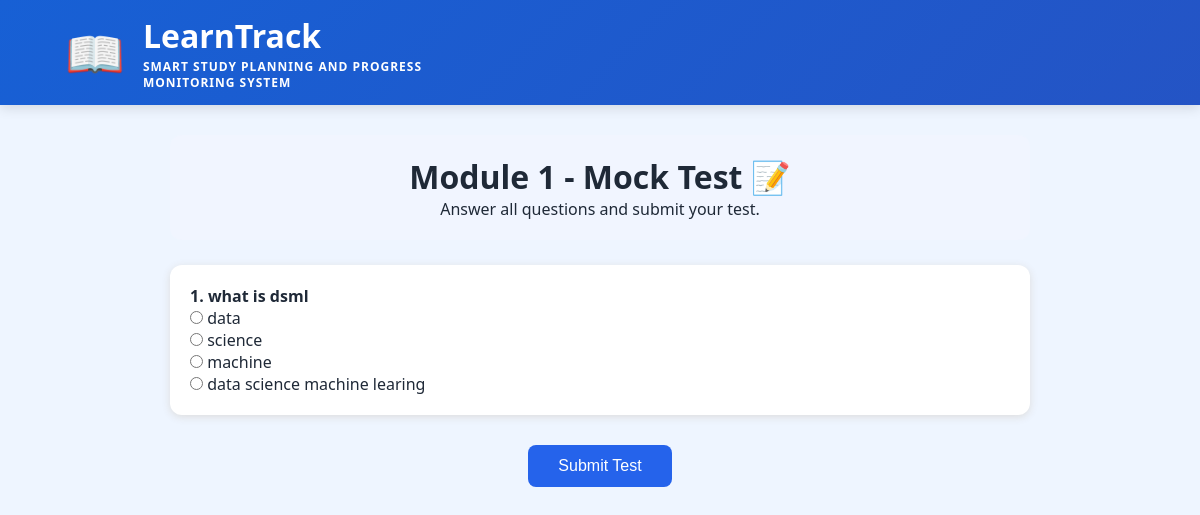
/mock-test/11/, run on the app's committed database.
### core/models.py (models this page shows, shortened)
class Module(models.Model):
    syllabus = models.ForeignKey(
        Syllabus,
        on_delete=models.CASCADE,
        related_name='modules'
    )
    module_number = models.IntegerField()
    topics = models.JSONField(default=list)

class MCQ(models.Model):
    module = models.ForeignKey(
        Module,
        on_delete=models.CASCADE,
        related_name='mcqs'
    )
    question = models.TextField()
    option1 = models.CharField(max_length=255)
    option2 = models.CharField(max_length=255)
    option3 = models.CharField(max_length=255)
    option4 = models.CharField(max_length=255)
    correct_answer = models.CharField(max_length=255)

### core/views.py (the view, shortened to what this page needs)
# urls.py: path('mock-test/<int:module_id>/', views.mock_test, name='mock_test'),
def mock_test(request, module_id):
    module = Module.objects.get(id=module_id)
    mcqs = MCQ.objects.filter(module=module)
    return render(
        request,
        'mock_test.html',
        {
            'module': module,
            'mcqs': mcqs
        }
    )

### templates/mock_test.html (shortened to what this page needs)
{% extends 'base.html' %}
{% block content %}
<div style="max-width:900px; margin:30px auto; padding:0 20px;">
    <div style="background:#f1f5ff; padding:20px; border-radius:12px;
                text-align:center; margin-bottom:25px;">
        <h1>Module {{ module.module_number }} - Mock Test 📝</h1>
        <p>Answer all questions and submit your test.</p>
    </div>
    <form method="POST">
        {% for mcq in mcqs %}
        <div style="background:white; padding:20px; margin-bottom:20px;
                    border-radius:12px; box-shadow:0 2px 8px #ddd;">
            <p>
                <strong>{{ forloop.counter }}. {{ mcq.question }}</strong>
            </p>
            <label>
                <input type="radio" name="question_{{ mcq.id }}" value="option1">
                {{ mcq.option1 }}
            </label><br>
            <label>
                <input type="radio" name="question_{{ mcq.id }}" value="option2">
                {{ mcq.option2 }}
            </label><br>
            <label>
                <input type="radio" name="question_{{ mcq.id }}" value="option3">
                {{ mcq.option3 }}
            </label><br>
            <label>
                <input type="radio" name="question_{{ mcq.id }}" value="option4">
                {{ mcq.option4 }}
            </label>
        </div>
        {% empty %}
            <p>No questions available.</p>
        {% endfor %}
        {% if mcqs %}
        <div style="text-align:center; margin:30px;">
            <button type="submit"
                    style="padding:12px 30px; border:0; border-radius:8px;
                           background:#2563eb; color:white; font-size:16px;
                           cursor:pointer;">
                Submit Test
            </button>
        </div>
        {% endif %}
    </form>
</div>
{% endblock %}

### static/css/style.css (style rules this page uses)
* { margin: 0; padding: 0; box-sizing: border-box; }
body { font-family: "Segoe UI", Arial, sans-serif; background: #eef5ff; color: #1f2937; }
button { border: none; cursor: pointer; }

### data on the page
Module: module_number "1"
MCQ: question "what is dsml", option1 "data", option2 "science", option3 "machine", option4 "data science machine learing"
